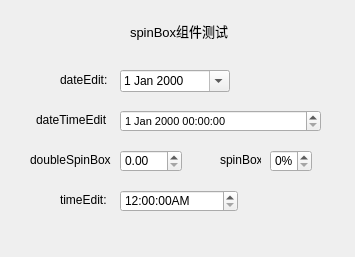
<?xml version="1.0" encoding="UTF-8"?>
<ui version="4.0">
 <class>Widget</class>
 <widget class="QWidget" name="Widget">
  <property name="geometry">
   <rect>
    <x>0</x>
    <y>0</y>
    <width>355</width>
    <height>257</height>
   </rect>
  </property>
  <property name="windowTitle">
   <string>Widget</string>
  </property>
  <widget class="QDateEdit" name="dateEdit">
   <property name="geometry">
    <rect>
     <x>120</x>
     <y>70</y>
     <width>110</width>
     <height>22</height>
    </rect>
   </property>
   <property name="calendarPopup">
    <bool>true</bool>
   </property>
  </widget>
  <widget class="QDateTimeEdit" name="dateTimeEdit">
   <property name="geometry">
    <rect>
     <x>120</x>
     <y>110</y>
     <width>201</width>
     <height>22</height>
    </rect>
   </property>
   <property name="font">
    <font>
     <family>Microsoft YaHei UI</family>
     <pointsize>8</pointsize>
    </font>
   </property>
  </widget>
  <widget class="QDoubleSpinBox" name="doubleSpinBox">
   <property name="geometry">
    <rect>
     <x>120</x>
     <y>150</y>
     <width>62</width>
     <height>22</height>
    </rect>
   </property>
  </widget>
  <widget class="QSpinBox" name="spinBox">
   <property name="geometry">
    <rect>
     <x>270</x>
     <y>150</y>
     <width>42</width>
     <height>22</height>
    </rect>
   </property>
   <property name="suffix">
    <string>%</string>
   </property>
  </widget>
  <widget class="QTimeEdit" name="timeEdit">
   <property name="geometry">
    <rect>
     <x>120</x>
     <y>190</y>
     <width>118</width>
     <height>22</height>
    </rect>
   </property>
   <property name="displayFormat">
    <string>h:mm:ssA</string>
   </property>
  </widget>
  <widget class="QLabel" name="label">
   <property name="geometry">
    <rect>
     <x>60</x>
     <y>70</y>
     <width>47</width>
     <height>20</height>
    </rect>
   </property>
   <property name="text">
    <string>dateEdit:</string>
   </property>
  </widget>
  <widget class="QLabel" name="label_2">
   <property name="geometry">
    <rect>
     <x>36</x>
     <y>110</y>
     <width>71</width>
     <height>20</height>
    </rect>
   </property>
   <property name="text">
    <string>dateTimeEdit:</string>
   </property>
  </widget>
  <widget class="QLabel" name="label_3">
   <property name="geometry">
    <rect>
     <x>30</x>
     <y>150</y>
     <width>81</width>
     <height>20</height>
    </rect>
   </property>
   <property name="text">
    <string>doubleSpinBox:</string>
   </property>
  </widget>
  <widget class="QLabel" name="label_4">
   <property name="geometry">
    <rect>
     <x>60</x>
     <y>190</y>
     <width>51</width>
     <height>20</height>
    </rect>
   </property>
   <property name="text">
    <string>timeEdit:</string>
   </property>
  </widget>
  <widget class="QLabel" name="label_5">
   <property name="geometry">
    <rect>
     <x>220</x>
     <y>150</y>
     <width>41</width>
     <height>20</height>
    </rect>
   </property>
   <property name="text">
    <string>spinBox:</string>
   </property>
  </widget>
  <widget class="QLabel" name="label_6">
   <property name="geometry">
    <rect>
     <x>130</x>
     <y>20</y>
     <width>111</width>
     <height>21</height>
    </rect>
   </property>
   <property name="font">
    <font>
     <family>Microsoft YaHei UI</family>
     <pointsize>10</pointsize>
    </font>
   </property>
   <property name="text">
    <string>spinBox组件测试</string>
   </property>
  </widget>
 </widget>
 <layoutdefault spacing="6" margin="11"/>
 <resources/>
 <connections/>
</ui>
